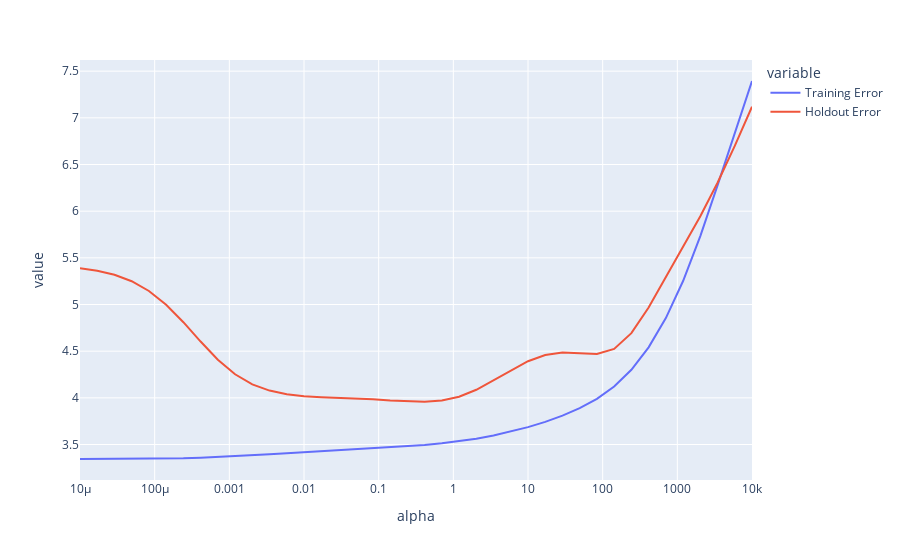

Here is the notebook cell this chart was saved with:
### Markdown cell above
Below we plot your training and holdout set error for the range of alphas given. You should see a figure similar to [this one from lecture](https://docs.google.com/presentation/d/1-Cga_fOn0dTMt1ss7vNmManX-NUYPXwXDQDAsaInuQM/edit#slide=id.g11981b6c024_154_1068), where training error goes down as model complexity increases, but the error on the held out set is large for extreme values of alpha, and minimized for some intermediate value.

Note that on your plot, the **x-axis is in the inverse of complexity**! In other words, small alpha models (on the left) are complex, because there is no regularization. That's why the training error is lowest on the left side of the plot, as this is where overfitting occurs.

### Code cell
px.line(error_vs_alpha, x = "alpha", y = ["Training Error", "Holdout Error"], log_x=True)

### Figure 1 — Plotly figure (JSON) as saved in the notebook; plotly's stock layout.template omitted (floating-point values rounded to 4 significant figures)
{"data": [{"hovertemplate": "variable=Training Error<br>alpha=%{x}<br>value=%{y}<extra></extra>", "legendgroup": "Training Error", "line": {"color": "#636efa", "dash": "solid"}, "marker": {"symbol": "circle"}, "mode": "lines", "name": "Training Error", "orientation": "v", "showlegend": true, "type": "scatter", "x": [1e-05, 1.701e-05, 2.894e-05, 4.924e-05, 8.377e-05, 0.0001425, 0.0002424, 0.0004125, 0.0007017, 0.001194, 0.002031, 0.003455, 0.005878, 0.01, 0.01701, 0.02894, 0.04924, 0.08377, 0.1425, 0.2424, 0.4125, 0.7017, 1.194, 2.031, 3.455, 5.878, 10, 17.01, 28.94, 49.24, 83.77, 142.5, 242.4, 412.5, 701.7, 1194.0, 2031.0, 3455.0, 5878.0, 10000], "xaxis": "x", "y": [3.345, 3.345, 3.345, 3.346, 3.347, 3.349, 3.353, 3.359, 3.367, 3.376, 3.387, 3.397, 3.408, 3.418, 3.429, 3.438, 3.448, 3.458, 3.469, 3.481, 3.496, 3.513, 3.535, 3.563, 3.598, 3.639, 3.686, 3.742, 3.809, 3.889, 3.989, 4.121, 4.301, 4.541, 4.854, 5.251, 5.733, 6.276, 6.842, 7.395], "yaxis": "y"}, {"hovertemplate": "variable=Holdout Error<br>alpha=%{x}<br>value=%{y}<extra></extra>", "legendgroup": "Holdout Error", "line": {"color": "#EF553B", "dash": "solid"}, "marker": {"symbol": "circle"}, "mode": "lines", "name": "Holdout Error", "orientation": "v", "showlegend": true, "type": "scatter", "x": [1e-05, 1.701e-05, 2.894e-05, 4.924e-05, 8.377e-05, 0.0001425, 0.0002424, 0.0004125, 0.0007017, 0.001194, 0.002031, 0.003455, 0.005878, 0.01, 0.01701, 0.02894, 0.04924, 0.08377, 0.1425, 0.2424, 0.4125, 0.7017, 1.194, 2.031, 3.455, 5.878, 10, 17.01, 28.94, 49.24, 83.77, 142.5, 242.4, 412.5, 701.7, 1194.0, 2031.0, 3455.0, 5878.0, 10000], "xaxis": "x", "y": [5.39, 5.363, 5.319, 5.25, 5.145, 4.998, 4.81, 4.603, 4.408, 4.253, 4.145, 4.078, 4.039, 4.018, 4.008, 4.001, 3.994, 3.985, 3.973, 3.962, 3.958, 3.971, 4.012, 4.086, 4.187, 4.296, 4.392, 4.459, 4.486, 4.479, 4.47, 4.524, 4.693, 4.968, 5.29, 5.615, 5.946, 6.304, 6.699, 7.119], "yaxis": "y"}], "layout": {"legend": {"title": {"text": "variable"}, "tracegroupgap": 0}, "margin": {"t": 60}, "xaxis": {"anchor": "y", "domain": [0, 1], "title": {"text": "alpha"}, "type": "log"}, "yaxis": {"anchor": "x", "domain": [0, 1], "title": {"text": "value"}}}}
